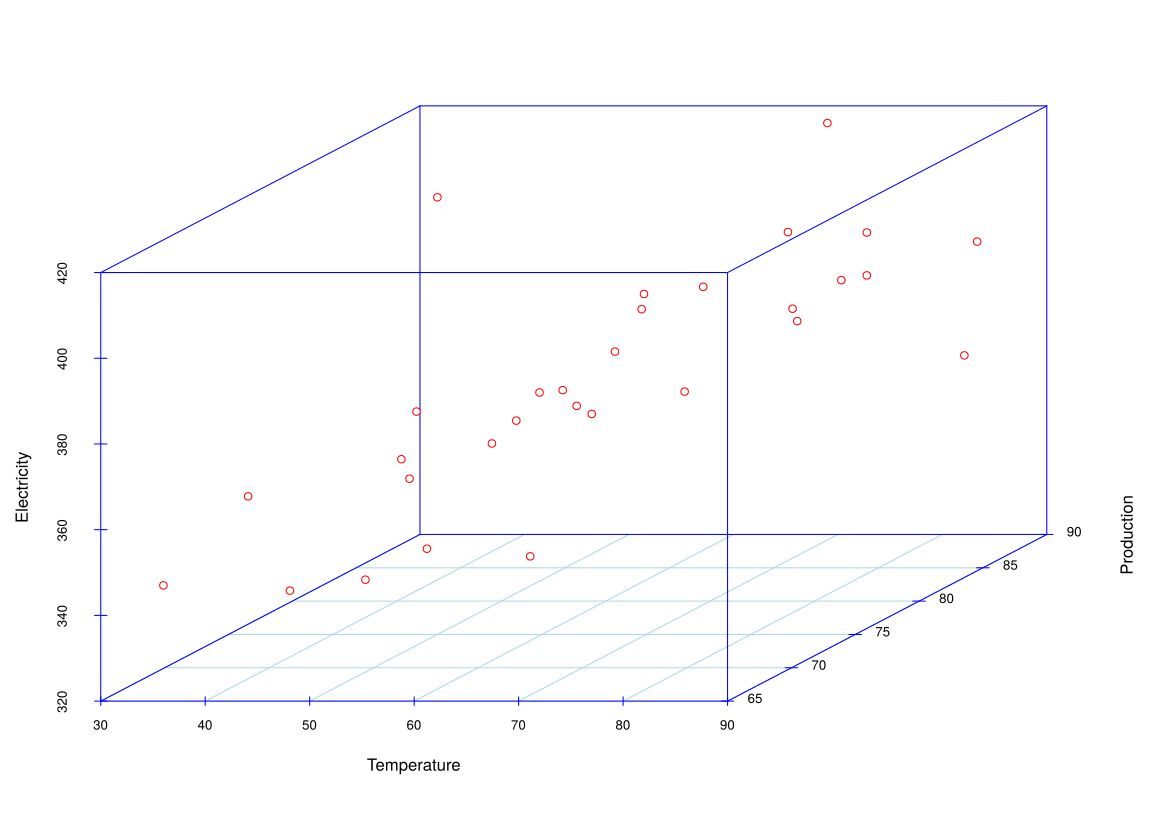

Here is the R script that generated this plot:
el <- read.table("http://media.pearsoncmg.com/cmg/pmmg_mml_shared/mathstatsresources/Akritas/ElectrProdTemp.txt", header = T)

attach(el)

library(scatterplot3d)
scatterplot3d(Temperature, Production, Electricity, angle = 35, col.axis = "blue", col.grid = "lightblue", color = "red", main = " ", pch = 21, box = T) # for Figure 1-9
